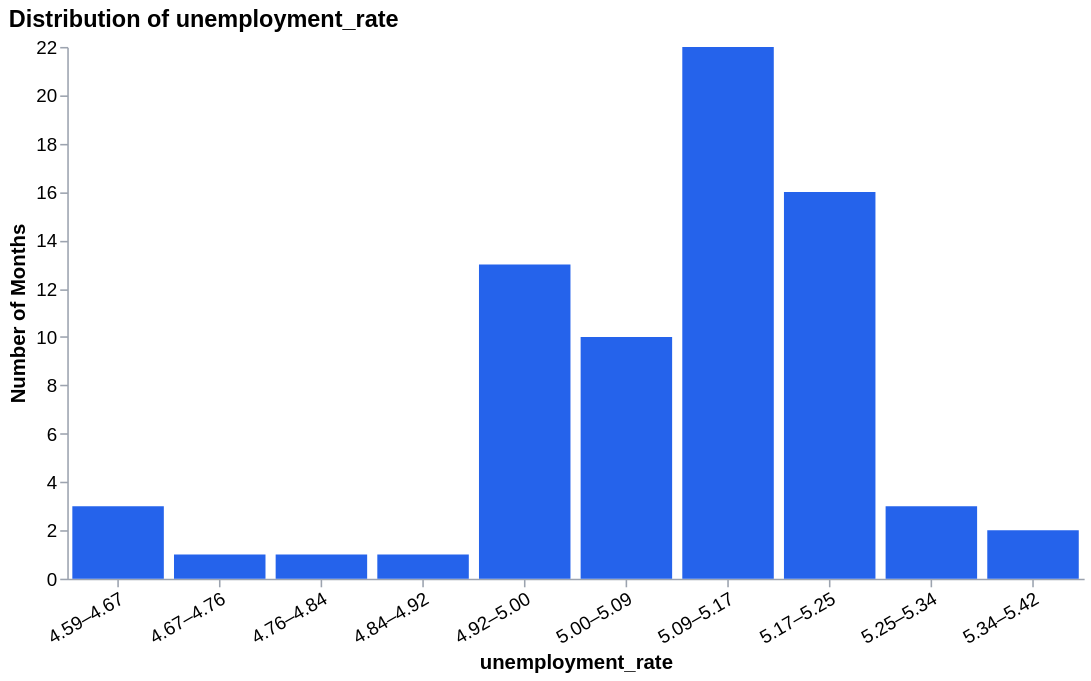

The cell this chart's notebook holds for it:
### Code cell
numeric_distribution('unemployment_rate', min_bins=6, max_bins=12)

### Figure 1 — Vega-Lite specification as saved in the notebook (floating-point values rounded to 4 significant figures)
{"config": {"view": {"continuousWidth": 300, "continuousHeight": 300, "strokeWidth": 0}, "axis": {"domainColor": "#9ca3af", "labelColor": "#000", "labelFontSize": 12, "labelLimit": 160, "tickColor": "#9ca3af", "titleColor": "#000", "titleFontSize": 13}}, "data": {"name": "data-512247d3b2dd3eec3ded5981297f51c8"}, "mark": {"type": "bar", "color": "#2563eb"}, "encoding": {"tooltip": [{"field": "Bin", "title": "unemployment_rate", "type": "nominal"}, {"field": "Count", "format": ",", "title": "Months", "type": "quantitative"}], "x": {"axis": {"grid": false, "labelAngle": -30}, "field": "Bin", "sort": ["4.59–4.67", "4.67–4.76", "4.76–4.84", "4.84–4.92", "4.92–5.00", "5.00–5.09", "5.09–5.17", "5.17–5.25", "5.25–5.34", "5.34–5.42"], "title": "unemployment_rate", "type": "nominal"}, "y": {"axis": {"grid": false}, "field": "Count", "title": "Number of Months", "type": "quantitative"}}, "height": 340, "title": {"text": "Distribution of unemployment_rate", "anchor": "start", "fontSize": 15}, "width": 650, "$schema": "https://vega.github.io/schema/vega-lite/v5.20.1.json", "datasets": {"data-512247d3b2dd3eec3ded5981297f51c8": [{"Bin": "4.59–4.67", "Count": 3}, {"Bin": "4.67–4.76", "Count": 1}, {"Bin": "4.76–4.84", "Count": 1}, {"Bin": "4.84–4.92", "Count": 1}, {"Bin": "4.92–5.00", "Count": 13}, {"Bin": "5.00–5.09", "Count": 10}, {"Bin": "5.09–5.17", "Count": 22}, {"Bin": "5.17–5.25", "Count": 16}, {"Bin": "5.25–5.34", "Count": 3}, {"Bin": "5.34–5.42", "Count": 2}]}}
